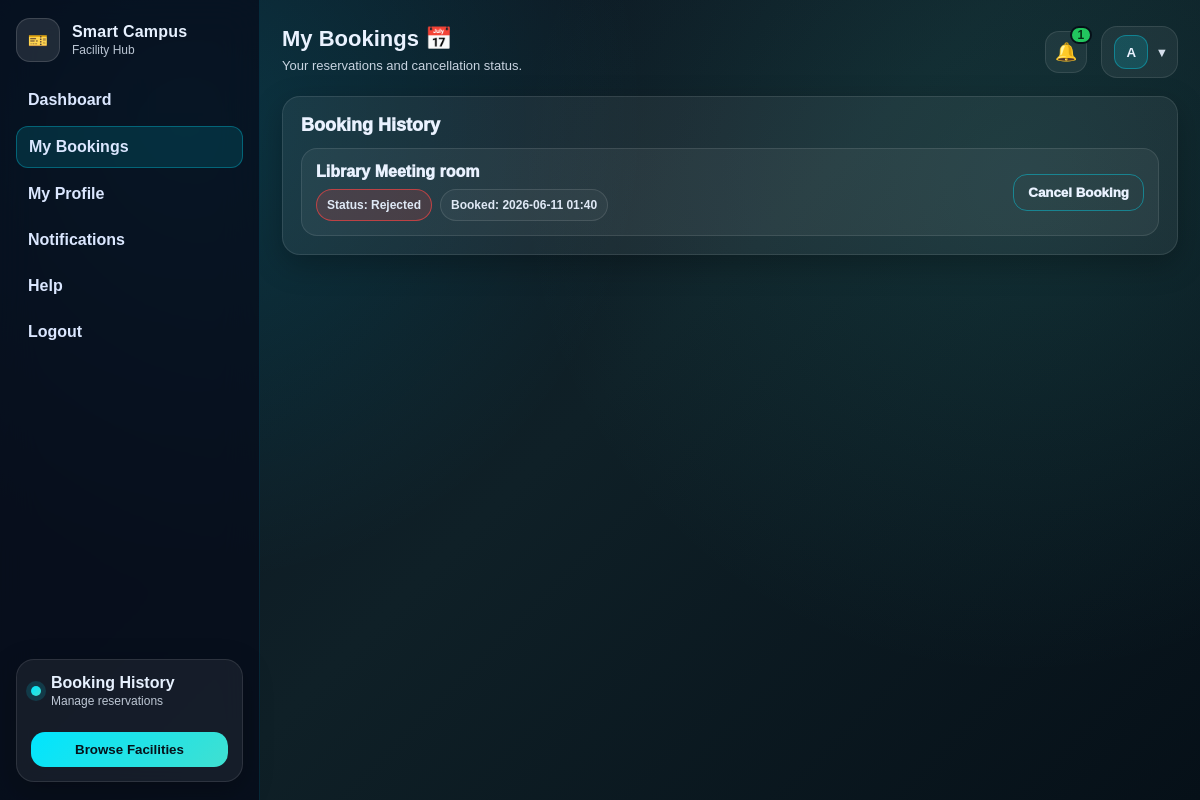
The app's page /bookings (signed in) with its own data.
### tables this page shows
CREATE TABLE bookings (
        id INTEGER PRIMARY KEY AUTOINCREMENT,
        user_id INTEGER,
        facility_id INTEGER,
        date TEXT,
        time TEXT,
        status TEXT,
        is_approved INTEGER DEFAULT 0
    , facility_title TEXT, created_at TEXT DEFAULT (datetime('now')));

CREATE TABLE facilities (
        id INTEGER PRIMARY KEY AUTOINCREMENT,
        name TEXT,
        location TEXT,
        description TEXT,
        image_filenames TEXT DEFAULT ''
    , category TEXT DEFAULT 'others', capacity INTEGER DEFAULT 0, view_360_filename TEXT DEFAULT '');

### app.py (the view)
@app.route('/bookings')
def my_bookings():
    guard = require_student()
    if guard: return guard
    conn = get_db()
    user_id = session.get('user_id')
    rows = conn.execute("""
        SELECT b.id, f.name AS facility_title, b.date, b.time, b.status, b.is_approved
        FROM bookings b
        JOIN facilities f ON b.facility_id = f.id
        WHERE b.user_id = ?
        ORDER BY b.id DESC
    """, (user_id,)).fetchall()
    notif_count = conn.execute(
        "SELECT COUNT(*) as cnt FROM booking_notifications WHERE user_id=? AND is_sent=0",
        (user_id,)
    ).fetchone()["cnt"]
    conn.close()
    bookings = [dict(r) | {'created_at': f"{r['date']} {r['time']}"} for r in rows]
    return render_template('smart_hub_bookings.html', name=session.get('user_name', 'User'), bookings=bookings, notification_count=notif_count)

### app.py (called while the page is built)
def get_db():
    conn = sqlite3.connect("database.db")
    conn.row_factory = sqlite3.Row
    return conn

def require_student():
    if "user_id" not in session:
        flash("Please log in to continue.")
        return redirect('/login')
    if session.get("role") == "admin":
        session.clear()
        session.modified = True
        flash("Access denied. Please log in as a student.")
        return redirect('/login')
    return None

### smart-hub/templates/smart_hub_bookings.html (shortened to what this page needs)
<!DOCTYPE html>
<html lang="en">
<head>
  <link rel="stylesheet" href="{{ url_for('static', filename='hub.css') }}">
</head>
<body class="dashboard-page">
  <aside class="sidebar">
    <div class="sidebar-top">
      <div class="brand">
        <div class="brand-mark">🎫</div>
        <div class="brand-text">
          <div class="brand-name">Smart Campus</div>
          <div class="brand-sub">Facility Hub</div>
        </div>
      </div>
    </div>
    <nav class="nav">
      <a class="nav-link" href="/dashboard">Dashboard</a>
      <a class="nav-link active" href="/bookings">My Bookings</a>
      <a class="nav-link" href="/profile">My Profile</a>
      <a class="nav-link" href="/notifications">Notifications</a>
      <a class="nav-link" href="/help">Help</a>
      <a class="nav-link" href="/logout">Logout</a>
    </nav>
    <div class="sidebar-cta">
      <div class="calendar-card">
        <div class="calendar-head">
          <span class="calendar-dot"></span>
          <div>
            <div class="calendar-title">Booking History</div>
            <div class="calendar-sub">Manage reservations</div>
          </div>
        </div>
        <button class="cta-button" type="button" onclick="location.href='/dashboard'">Browse Facilities</button>
      </div>
    </div>
  </aside>
  <main class="main">
    <header class="topbar">
      <div class="welcome">
        <div class="welcome-title">My Bookings 📅</div>
        <div class="welcome-sub">Your reservations and cancellation status.</div>
      </div>
      <div class="top-actions">
        <div class="bell-wrap">
          <a href="/notifications" class="icon-btn" aria-label="Notifications" style="text-decoration:none; display:flex; align-items:center; justify-content:center;">
            <span class="icon">🔔</span>
            <span class="badge">{{ notification_count if notification_count is not none else 0 }}</span>
          </a>
        </div>
        <div class="profile">
          <button class="profile-btn" type="button">
            <span class="avatar">{{ (name[0] if name else 'U')|upper }}</span>
            <span class="profile-caret">▾</span>
          </button>
        </div>
      </div>
    </header>
    <section class="profile-layout" style="margin-top:10px;">
      <section class="profile-card" style="flex:1; min-width:360px;">
        <h2 class="profile-title">Booking History</h2>
        <div class="bookings-list">
          {% if bookings %}
            {% for b in bookings %}
              <div class="booking-item">
                <div class="booking-left">
                  <div class="booking-title">{{ b.facility_title }}</div>
                  <div class="booking-meta">
                    {% if b.status == 'approved' %}
                      <span class="booking-chip" style="border-color:rgba(34,197,94,0.7); background:rgba(34,197,94,0.18);">Status: <b>Approved</b></span>
                    {% elif b.status == 'rejected' %}
                      <span class="booking-chip" style="border-color:rgba(239,68,68,0.75); background:rgba(239,68,68,0.18);">Status: <b>Rejected</b></span>
                    {% elif b.status == 'canceled' %}
                      <span class="booking-chip" style="border-color:rgba(148,163,184,0.7); background:rgba(148,163,184,0.18);">Status: <b>Canceled</b></span>
                    {% else %}
                      <span class="booking-chip">Status: <b>{{ b.status }}</b></span>
                    {% endif %}
                    <span class="booking-chip">Booked: <b>{{ b.created_at }}</b></span>
                  </div>
                </div>
                <div class="booking-right">
                  {% if b.status != 'canceled' %}
                    <form method="POST" action="/booking/cancel/{{ b.id }}" onsubmit="return confirm('Cancel this booking?')">
                      <button class="btn btn-outline btn-cancel" type="submit">Cancel Booking</button>
                    </form>
                  {% else %}
                    <button class="btn btn-outline btn-cancel" type="button" disabled style="opacity:0.55; cursor:not-allowed;">Canceled</button>
                  {% endif %}
                </div>
              </div>
            {% endfor %}
          {% else %}
            <div class="empty">No bookings yet.</div>
          {% endif %}
        </div>
      </section>
    </section>
  </main>
</body>
</html>

### records on screen
bookings: facility_title "Library Meeting room", shows "Status:", status "Rejected", created_at "2026-06-11 01:40"

### other values on screen
{{ notification_count if notification_count is not none else 0 }} "1"
{{ (name[0] if name else 'U')|upper }} "A"
